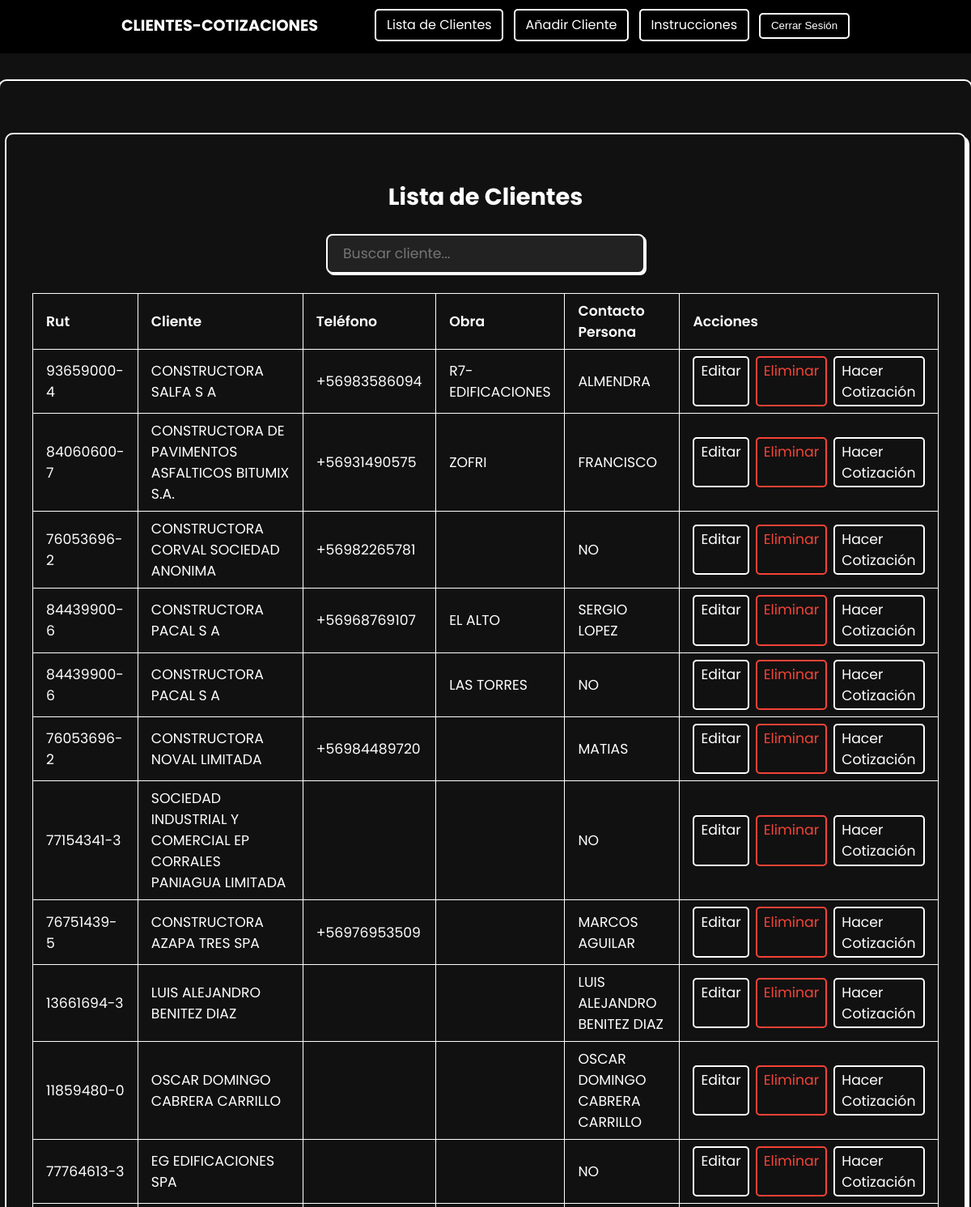
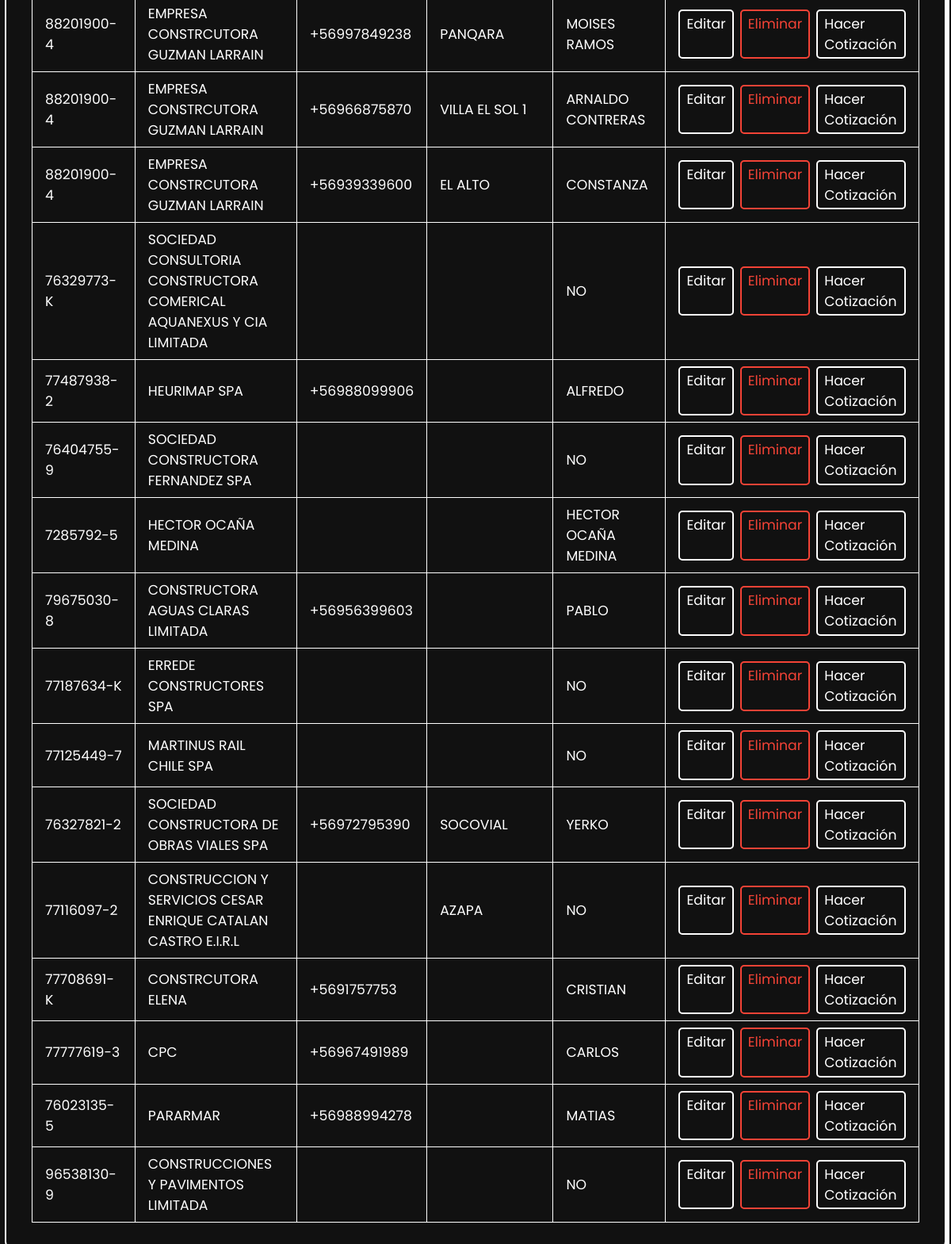
Before: /clientes/ (signed in) with the older database file (2 pictures, top to bottom).
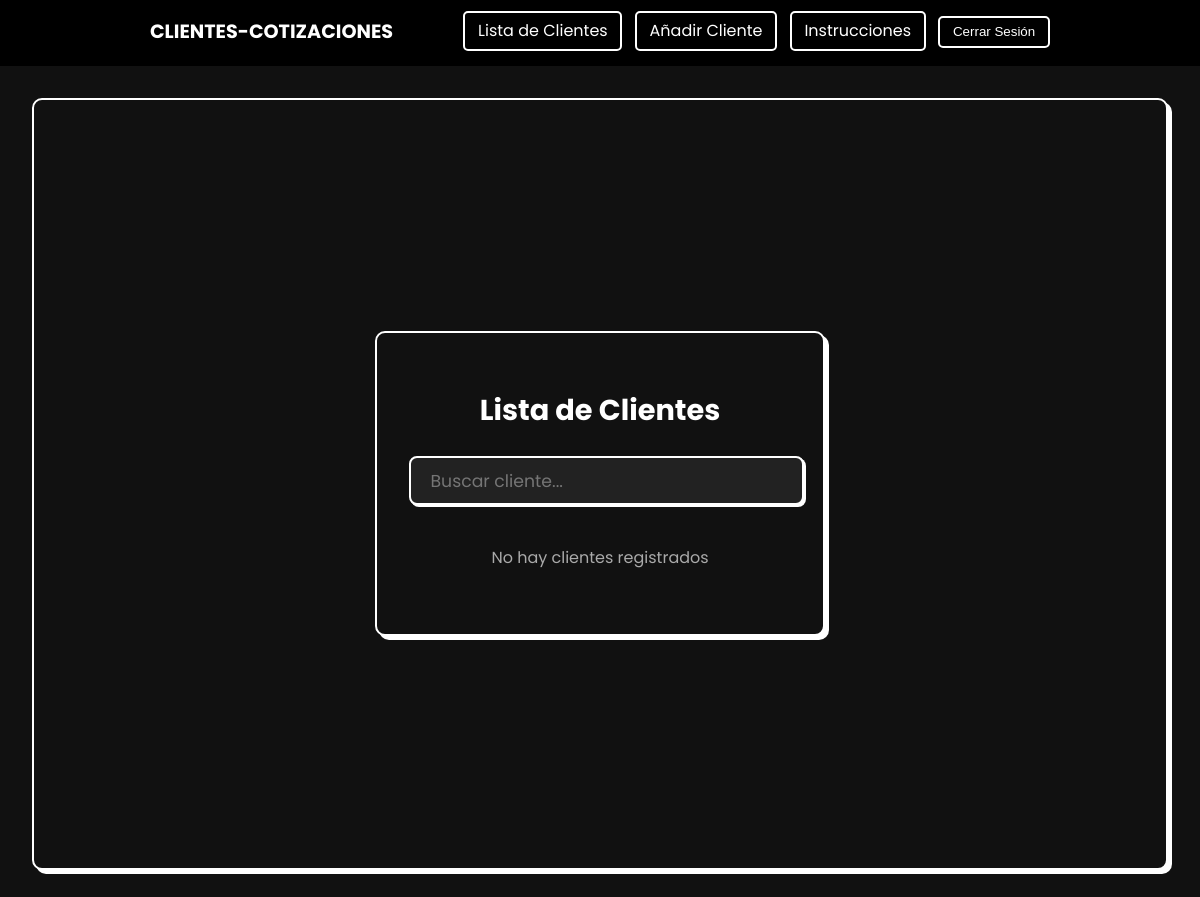
After: the same page with the newer database file.
### app/models.py (models this page shows, shortened)
class Cliente(models.Model):
    Rut = models.CharField(max_length=12)
    cliente = models.CharField(max_length=100)
    telefono = models.CharField(validators=[telefono_validator], max_length=12, blank=True, null=True, default='')
    obra = models.CharField(max_length=50, blank=True, null=True, default='')
    persona_contacto = models.CharField(max_length=50)

### app/views.py (the view)
# urls.py: path('clientes/', views.Listar_Clientes.as_view(), name='listar_clientes'),
@method_decorator(user_passes_test(lambda u: u.is_superuser), name='dispatch')
class Listar_Clientes(LoginRequiredMixin, UserPassesTestMixin, ListView):
    def test_func(self):
        return self.request.user.is_superuser
    model = Cliente
    template_name = "clientes/listar_clientes.html"
    context_object_name = 'clientes'

### app/templates/clientes/listar_clientes.html (shortened to what this page needs)
{% extends "clientes/base.html" %}
{% load static %}
{% block content %}
<div class="wrapper">
    <div class="card-lista">
    <h2 class="title">Lista de Clientes</h2>
    <input type="text" id="searchInput" class="search-bar" placeholder="Buscar cliente...">
    {% if clientes %}
    <table class="table" id="clientesTable">
            <thead>
                <tr>
                    <th>Rut</th>
                    <th>Cliente</th>
                    <th>Teléfono</th>
                    <th>Obra</th>
                    <th>Contacto Persona</th>
                    <th>Acciones</th>
                </tr>
            </thead>
            <tbody>
                {% for cliente in clientes %}
                <tr>
                    <td>{{ cliente.Rut }}</td>
                    <td>{{ cliente.cliente }}</td>
                    {% if cliente.telefono %}
                    <td>{{ cliente.telefono }}</td>
                    {% else %}
                    <td> </td>
                    {% endif %}
                    <td>{% if cliente.obra %}{{ cliente.obra }}{% else %}&nbsp;{% endif %}</td>
                    <td>{{ cliente.persona_contacto }}</td>
                    <td>
                        <div style="display: flex; gap: 0.5rem;">
                            <a href="{% url 'editar_cliente' cliente.id %}" class="btn">Editar</a>
                            <a href="{% url 'eliminar_cliente' cliente.id %}" class="btn btn-danger">Eliminar</a>
                            <a href="{% url 'detalle_cliente' cliente.id %}" class="btn">Hacer Cotización</a>
                        </div>
                    </td>
                </tr>
                {% endfor %}
            </tbody>
        </table>
        {% else %}
        <p class="no-data">No hay clientes registrados</p>
        {% endif %}
    </div>
</div>
{% endblock %}

Changed rows visible on the page:
removed Cliente: Rut "93659000-4", cliente "CONSTRUCTORA SALFA S A", telefono "+56983586094", obra "R7-EDIFICACIONES", persona_contacto "ALMENDRA"
removed Cliente: Rut "84060600-7", cliente "CONSTRUCTORA DE PAVIMENTOS ASFALTICOS BITUMIX S.A.", telefono "+56931490575", obra "ZOFRI", persona_contacto "FRANCISCO"
removed Cliente: Rut "76053696-2", cliente "CONSTRUCTORA CORVAL SOCIEDAD ANONIMA", telefono "+56982265781", persona_contacto "NO"
removed Cliente: Rut "84439900-6", cliente "CONSTRUCTORA PACAL S A", telefono "+56968769107", obra "EL ALTO", persona_contacto "SERGIO LOPEZ"
removed Cliente: Rut "84439900-6", cliente "CONSTRUCTORA PACAL S A", obra "LAS TORRES", persona_contacto "NO"
removed Cliente: Rut "76053696-2", cliente "CONSTRUCTORA NOVAL LIMITADA", telefono "+56984489720", persona_contacto "MATIAS"
removed Cliente: Rut "77154341-3", cliente "SOCIEDAD INDUSTRIAL Y COMERCIAL EP CORRALES PANIAGUA LIMITADA", persona_contacto "NO"
removed Cliente: Rut "76751439-5", cliente "CONSTRUCTORA AZAPA TRES SPA", telefono "+56976953509", persona_contacto "MARCOS AGUILAR"
removed Cliente: Rut "13661694-3", cliente "LUIS ALEJANDRO BENITEZ DIAZ", persona_contacto "LUIS ALEJANDRO BENITEZ DIAZ"
removed Cliente: Rut "11859480-0", cliente "OSCAR DOMINGO CABRERA CARRILLO", persona_contacto "OSCAR DOMINGO CABRERA CARRILLO"
removed Cliente: Rut "77764613-3", cliente "EG EDIFICACIONES SPA", persona_contacto "NO"
removed Cliente: Rut "88201900-4", cliente "EMPRESA CONSTRCUTORA GUZMAN LARRAIN", telefono "+56997849238", obra "PANQARA", persona_contacto "MOISES RAMOS"
removed Cliente: Rut "88201900-4", cliente "EMPRESA CONSTRCUTORA GUZMAN LARRAIN", telefono "+56966875870", obra "VILLA EL SOL 1", persona_contacto "ARNALDO CONTRERAS"
removed Cliente: Rut "88201900-4", cliente "EMPRESA CONSTRCUTORA GUZMAN LARRAIN", telefono "+56939339600", obra "EL ALTO", persona_contacto "CONSTANZA"
removed Cliente: Rut "76329773-K", cliente "SOCIEDAD CONSULTORIA CONSTRUCTORA COMERICAL AQUANEXUS Y CIA LIMITADA", persona_contacto "NO"
removed Cliente: Rut "77487938-2", cliente "HEURIMAP SPA", telefono "+56988099906", persona_contacto "ALFREDO"
removed Cliente: Rut "76404755-9", cliente "SOCIEDAD CONSTRUCTORA FERNANDEZ SPA", persona_contacto "NO"
removed Cliente: Rut "7285792-5", cliente "HECTOR OCAÑA MEDINA", persona_contacto "HECTOR OCAÑA MEDINA"
removed Cliente: Rut "79675030-8", cliente "CONSTRUCTORA AGUAS CLARAS LIMITADA", telefono "+56956399603", persona_contacto "PABLO"
removed Cliente: Rut "77187634-K", cliente "ERREDE CONSTRUCTORES SPA", persona_contacto "NO"
removed Cliente: Rut "77125449-7", cliente "MARTINUS RAIL CHILE SPA", persona_contacto "NO"
removed Cliente: Rut "76327821-2", cliente "SOCIEDAD CONSTRUCTORA DE OBRAS VIALES SPA", telefono "+56972795390", obra "SOCOVIAL", persona_contacto "YERKO"
removed Cliente: Rut "77116097-2", cliente "CONSTRUCCION Y SERVICIOS CESAR ENRIQUE CATALAN CASTRO E.I.R.L", obra "AZAPA", persona_contacto "NO"
removed Cliente: Rut "77708691-K", cliente "CONSTRCUTORA ELENA", telefono "+5691757753", persona_contacto "CRISTIAN"
removed Cliente: Rut "77777619-3", cliente "CPC", telefono "+56967491989", persona_contacto "CARLOS"
removed Cliente: Rut "76023135-5", cliente "PARARMAR", telefono "+56988994278", persona_contacto "MATIAS"
removed Cliente: Rut "96538130-9", cliente "CONSTRUCCIONES Y PAVIMENTOS LIMITADA", persona_contacto "NO"
Other visible differences:
text no longer shown: "Rut Cliente Teléfono Obra Contacto Persona Acciones"
text now shown: "No hay clientes registrados"
